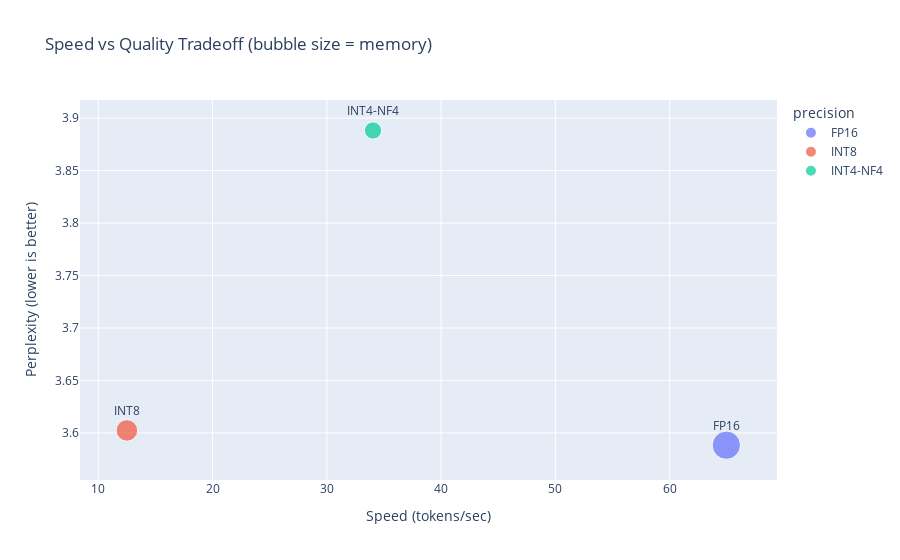

The cell this chart's notebook holds for it:
### Markdown cell above
### Exercise 2: Pareto Frontier

**Question:** Looking at the tradeoff chart, which quantization level is on the "Pareto frontier" (best tradeoff between speed and quality)?

### Code cell
# Exercise 3: Analyze the Pareto frontier

# Recreate tradeoff chart for analysis
fig = create_tradeoff_chart(benchmarks)
fig.show()

# Analysis helper
print("\nSpeed vs Quality Analysis:")
print("-" * 50)
for b in benchmarks:
    # Calculate "efficiency score" (higher speed, lower perplexity = better)
    efficiency = b.tokens_per_second / b.perplexity
    print(f"{b.precision}: Speed={b.tokens_per_second:.1f} tok/s, PPL={b.perplexity:.2f}, Efficiency={efficiency:.2f}")

# Your analysis:
# TODO: Which point(s) are on the Pareto frontier?

### Figure 1 — Plotly figure (JSON) as saved in the notebook; plotly's stock layout.template omitted (floating-point values rounded to 4 significant figures)
{"data": [{"customdata": [[2944.0]], "hovertemplate": "precision=FP16<br>Speed (tokens/sec)=%{x}<br>Perplexity (lower is better)=%{y}<br>memory_mb=%{customdata[0]}<extra></extra>", "legendgroup": "FP16", "marker": {"color": "#636efa", "size": [2944.0], "sizemode": "area", "sizeref": 7.361, "symbol": "circle"}, "mode": "markers", "name": "FP16", "orientation": "v", "showlegend": true, "type": "scatter", "x": [64.96], "xaxis": "x", "y": [3.588], "yaxis": "y"}, {"customdata": [[1713.0]], "hovertemplate": "precision=INT8<br>Speed (tokens/sec)=%{x}<br>Perplexity (lower is better)=%{y}<br>memory_mb=%{customdata[0]}<extra></extra>", "legendgroup": "INT8", "marker": {"color": "#EF553B", "size": [1713.0], "sizemode": "area", "sizeref": 7.361, "symbol": "circle"}, "mode": "markers", "name": "INT8", "orientation": "v", "showlegend": true, "type": "scatter", "x": [12.51], "xaxis": "x", "y": [3.602], "yaxis": "y"}, {"customdata": [[1101.0]], "hovertemplate": "precision=INT4-NF4<br>Speed (tokens/sec)=%{x}<br>Perplexity (lower is better)=%{y}<br>memory_mb=%{customdata[0]}<extra></extra>", "legendgroup": "INT4-NF4", "marker": {"color": "#00cc96", "size": [1101.0], "sizemode": "area", "sizeref": 7.361, "symbol": "circle"}, "mode": "markers", "name": "INT4-NF4", "orientation": "v", "showlegend": true, "type": "scatter", "x": [34.04], "xaxis": "x", "y": [3.888], "yaxis": "y"}], "layout": {"annotations": [{"showarrow": false, "text": "FP16", "x": 64.96, "y": 3.588, "yshift": 20}, {"showarrow": false, "text": "INT8", "x": 12.51, "y": 3.602, "yshift": 20}, {"showarrow": false, "text": "INT4-NF4", "x": 34.04, "y": 3.888, "yshift": 20}], "legend": {"itemsizing": "constant", "title": {"text": "precision"}, "tracegroupgap": 0}, "title": {"text": "Speed vs Quality Tradeoff (bubble size = memory)"}, "xaxis": {"anchor": "y", "domain": [0, 1], "title": {"text": "Speed (tokens/sec)"}}, "yaxis": {"anchor": "x", "domain": [0, 1], "title": {"text": "Perplexity (lower is better)"}}}}
